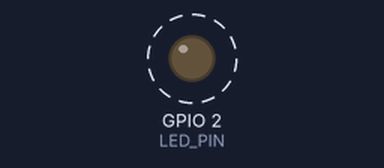
This sketch was run on a simulated ESP32. Shown: output pins drawn as LEDs (lit = HIGH). Dashed ring = blinking. What the sketch prints to the serial monitor is not drawn.

Above: at 0.2 s.
Timing chart, 0 to 3.0 s (numbered marks = the images above):
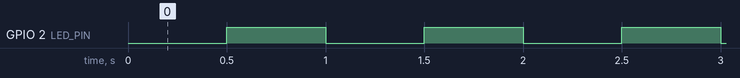

Measured:
- by itself, GPIO 2 (LED_PIN): alternates HIGH for 0.50 s and LOW for 0.50 s

The sketch:

v2_skip_note.ino
```cpp
// =============================================================================
// 04B_pcf8574_outputs – Variant 2: Minimal hardware (skip note)
// =============================================================================
// Concept: PCF8574 output control – minimal-hardware note.
//
// The PCF8574 is an I2C device and is part of the *full* build (Variant 3).
// If you only have an ESP32 board (minimal hardware), you cannot run the
// real PCF8574 output patterns from this sketch.
//
// What this sketch does instead:
//   - Confirms I2C is initialised correctly.
//   - Prints a clear message explaining that a PCF8574 is required.
//   - Falls back to blinking the built-in LED so the board appears alive.
//
// When you are ready for the full build, use Variant 3 of this sketch.
//
// Wiring: just the ESP32 board.
// =============================================================================

#include <Wire.h>

// ---- Tuning knobs -----------------------------------------------------------
constexpr int     LED_PIN  = 2;    // built-in LED
constexpr int     SDA_PIN  = 21;
constexpr int     SCL_PIN  = 22;
constexpr uint32_t BLINK_MS = 500;
// -----------------------------------------------------------------------------

uint32_t lastBlinkMs = 0;
bool     ledState    = false;

void setup() {
  Serial.begin(115200);
  pinMode(LED_PIN, OUTPUT);

  // Initialise I2C so the bus is ready even without a PCF8574
  Wire.begin(SDA_PIN, SCL_PIN);

  Serial.println("04B_pcf8574_outputs v2 – minimal hardware note");
  Serial.println();
  Serial.println("This sketch requires a PCF8574 I2C GPIO expander wired to");
  Serial.println("SDA=GPIO21 and SCL=GPIO22 to drive real LED outputs.");
  Serial.println();
  Serial.println("  -> Run 04A v2 (I2C scanner) first to confirm your PCF8574");
  Serial.println("     is detected at address 0x20.");
  Serial.println("  -> Then upload 04B v3 (full build) for the chase pattern.");
  Serial.println();
  Serial.println("For now: built-in LED blinks to show the sketch is running.");
}

void loop() {
  uint32_t now = millis();
  if (now - lastBlinkMs >= BLINK_MS) {
    lastBlinkMs = now;
    ledState    = !ledState;
    digitalWrite(LED_PIN, ledState ? HIGH : LOW);
  }
}
```
